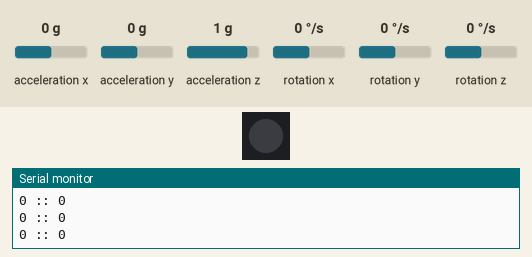
A sketch run on a simulated Arduino Uno, built with avr-gcc and run on an emulated ATmega328P. Parts: 1 RGB LEDs in strip order, left to right, the last lines printed to the serial monitor. The test bench sets the inputs (shaded band); at power-on: rotation z 0 °/s, acceleration x 0 g, acceleration y 0 g, acceleration z 1 g, rotation x 0 °/s, rotation y 0 °/s. Dim RGB values are drawn brighter than linear.

Above: at 2.2 s.
2.3 s: rotation z set to 100 °/s
At 3.2 s:
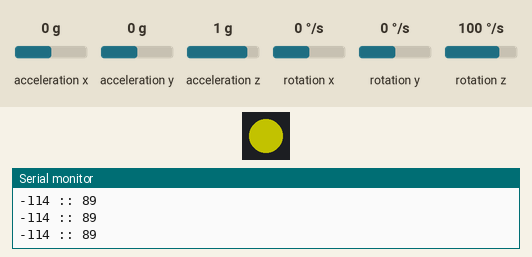
3.8 s: rotation z set to -192 °/s
At 4.6 s:
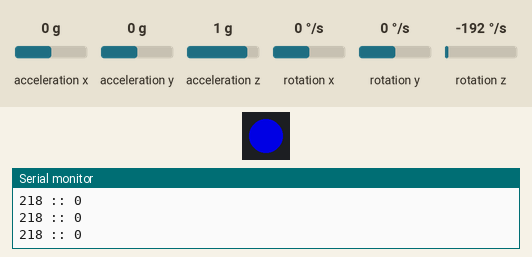
5.3 s: rotation z set to -100 °/s
At 6.0 s:
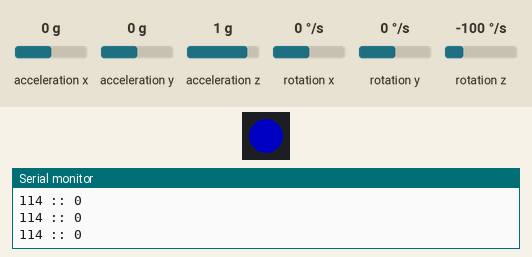
6.8 s: rotation z set to 0 °/s
At 7.3 s:
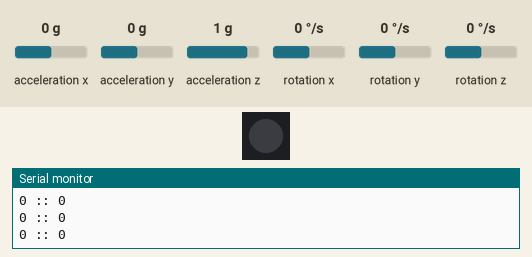
Timing chart, 0 to 9.3 s (numbered marks = the images above; inputs shaded):
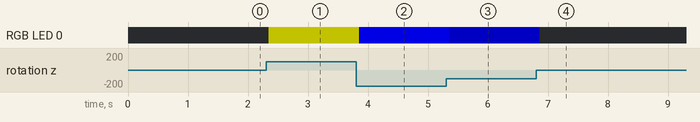

The sketch:

agnus-gyroscope.ino
```cpp
#include <Wire.h>
#include <L3G.h>

L3G gyro;

#include <Adafruit_NeoPixel.h>
#ifdef __AVR__
  #include <avr/power.h>
#endif

#define PIN            6
#define NUMPIXELS      1
Adafruit_NeoPixel pixels = Adafruit_NeoPixel(NUMPIXELS, PIN, NEO_GRB + NEO_KHZ800);

int red = 0;
int green = 0;
int blue = 0;

int r;
int g;
int b;

int zaxis;

long xcal = 0;
long ycal = 0;
long zcal = 0;

long xavg, yavg, zavg;

long counter = 0;

void setup() {

  pixels.begin();

  Serial.begin(9600);
  Wire.begin();

  if (!gyro.init())
  {
    Serial.println("Failed to autodetect gyro type!");
    while (1);
  }

  gyro.enableDefault();

  int numberofreads = 100;
  Serial.println("Initialising calibration");
  while(counter < numberofreads){

    xcal += (int)gyro.g.x;
    ycal += (int)gyro.g.y;
    zcal += (int)gyro.g.z;
    counter ++;
    delay(10);
  }

 xavg = xcal / numberofreads;
 yavg = ycal / numberofreads;
 zavg = zcal / numberofreads;


}

void loop() {

  gyro.read();
//
//  Serial.print("G ");
//  Serial.print("X: ");
//  Serial.print(xavg - (int)gyro.g.x / 100);
//  Serial.print(" Y: ");
//  Serial.print(yavg - (int)gyro.g.y / 100);
//  Serial.print(" Z: ");
//  Serial.println(zavg - (int)gyro.g.z / 100);
  delay(30);


  int zaxis = (zavg - (int)gyro.g.z) / 100;

  g = map(constrain(zaxis, -327, 0), -327, 0, 255, 0);
  b = map(constrain(zaxis, 0, 327), 0, 327, 0, 255);
  r = map(constrain(zaxis, -327, 0), -327, 0, 255, 0);


  Serial.print(zaxis);
  Serial.print(" :: ");
  Serial.println(r);

 pixels.setPixelColor(0, pixels.Color(g,g,b));
 pixels.show();

}
```

Measured:
- after the input at 2.3 s, RGB LED 0: off → RGB(89, 89, 0) at once
- after the input at 3.8 s, RGB LED 0: RGB(89, 89, 0) → RGB(0, 0, 170) after 0.05 s
- after the input at 5.3 s, RGB LED 0: RGB(0, 0, 170) → RGB(0, 0, 88) after 0.06 s
- after the input at 6.8 s, RGB LED 0: RGB(0, 0, 88) → off after 0.06 s
